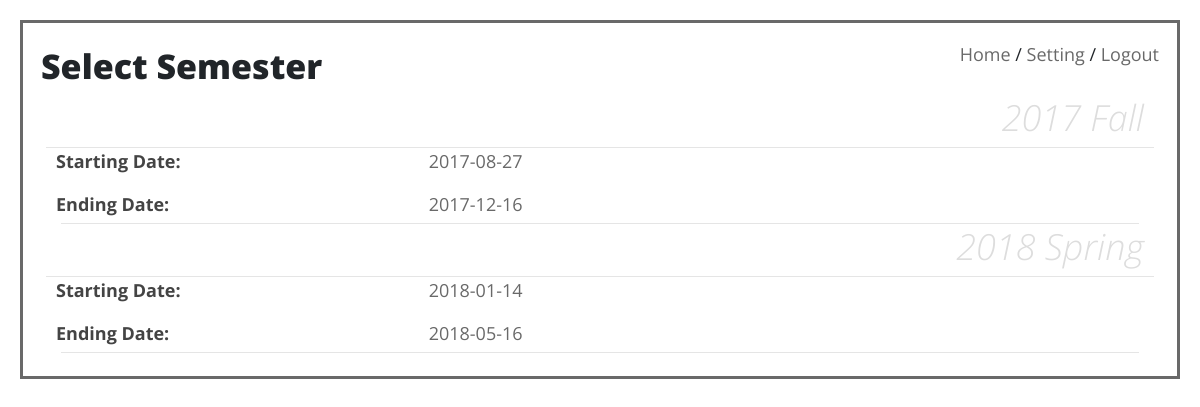
/studentClassroom/selectSemester.php (signed in), run on the app's committed database.
### tables this page shows
CREATE TABLE `semester` (
  `id` int(11) NOT NULL AUTO_INCREMENT,
  `year` int(11) NOT NULL,
  `type` int(11) NOT NULL,
  `start` date NOT NULL,
  `end` date NOT NULL,
  PRIMARY KEY (`id`)
);

### src/inc/courseUtil.php (called while the page is built, shortened)
<?php
class courseUtil
{
    public function semester2str($sem)
    {
        switch ($sem) {
            case "0":
                return "Spring";
            case "2":
                return "Fall";
        }
    }
}

### src/studentClassroom/selectSemester.php (the view, shortened to what this page needs)
<?php include "studentHeader.php"; ?>
<link rel="stylesheet" href="../css/couseSearch.css">
<h1 style="display: block; float:left">Select Semester</h1>
<br>
<div>
    <?php
    try {
        require_once "../inc/courseUtil.php";
        $coursecls = new courseUtil();
        $today = date("Y-m-d");
        $seminfo = mysqli_query($db, "SELECT * FROM semester WHERE end > $today;");
        $i = 0;
        while ($i < 2 && $row = mysqli_fetch_assoc($seminfo)) { ?>
            <div class="container-fluid searchrow">
                <div class="row">
                    <div class="col-sm-1">
                    </div>
                    <div class="col-sm-11">
                        <form action="<?= $_SERVER['PHP_SELF'] . '/../selectCourse.php' ?>" id="form<?= $i ?>"
                              method="get">
                            <h2 onclick='document.cookie = "semester=<?= $row['id'] ?>; path=/;";document.getElementById("form<?= $i ?>").submit();'>
                                <?= $row['year'] . ' ' . $coursecls->semester2str($row['type']) ?>
                            </h2>
                        </form>
                    </div>
                </div>
            </div>
            <hr class="hr">
            <div class="container-fluid searchrow">
                <div class="row">
                    <div class="col-sm-4">
                        <p class="title">Starting Date:</p>
                    </div>
                    <div class="col-sm-8">
                        <span class="coursedetail"><?= $row['start'] ?></span>
                    </div>
                </div>
                <div class="row">
                    <div class="col-sm-4">
                        <span class="title">Ending Date:</span>
                    </div>
                    <div class="col-sm-8">
                        <span class="coursedetail"><?= $row['end'] ?></span>
                    </div>
                </div>
                <hr>
            </div>
            <?php
            $i++;
        }
    } catch (Exception $e) {
        require_once "../errorPage/errorPageFunc.php";
        $cls = new errorPageFunc();
        $cls->sendErrMsg($e->getMessage());
    }
    ?>
</div>
<?php include "studentFooter.php"; ?>

### src/css/overall.css (style rules this page uses)
html, html * { font-family: 'Open Sans', sans-serif; -webkit-transition: color 1s, border 1s; -moz-transition: color 1s, border 1s; -ms-transition: color 1s, border 1s; -o-transition: color 1s, border 1s; transition: color 1s, border 1s; }
body { font-size: 18px; }
h1 { font-weight: 900; font-size: 34px; line-height: 150%; }
h2 { font-style: italic; font-weight: 100; font-size: 36px; line-height: 100%; color: #ddd; text-align: right; cursor: default; }
p { line-height: 150%; }
hr { margin: 5px; }

### src/css/couseSearch.css (style rules this page uses)
.coursedetail { color: dimgray; }
.searchrow { display: inline-block; }
.hr { margin-top: -4px; margin-bottom: 0; }
.title { font-weight: 700; color: #444; }

### data on the page
semester: year "2017", type "Fall", start "2017-08-27", end "2017-12-16"
semester: year "2018", type "Spring", start "2018-01-14", end "2018-05-16"
